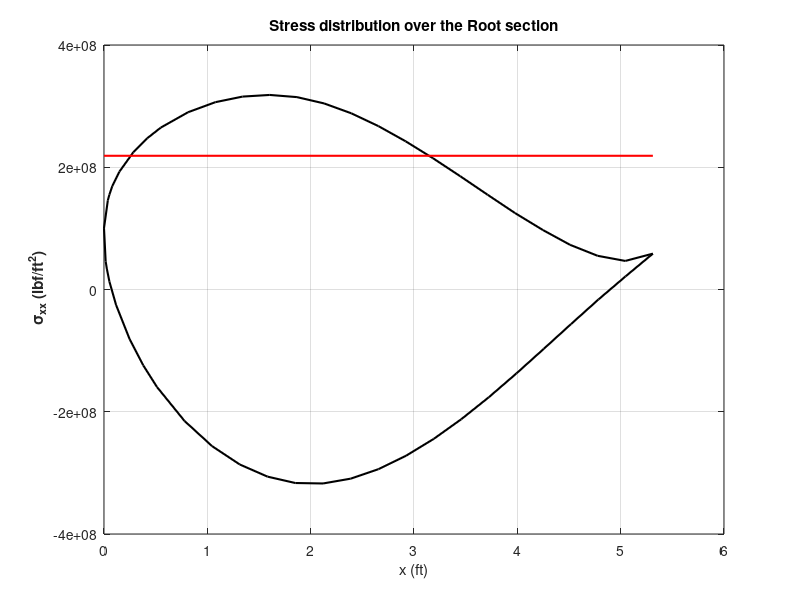

Write the MATLAB code that produced this figure. (Note: this script raises an error after producing the figure.)
clc; clear all;
%%
load('loads.mat') ;
a=load('n63415-il.dat') ;
c=1.6190 ;
z=-a(:,1)*c*3.28084*0.01;
y= a(:,2)*c*3.28084*0.01;
spar1_ytop=0.1517*3.28084;
spar1_ybot=-0.08855*3.28084;
spar1_z=-0.3*c*3.28084;
spar2_ytop=0.09546*3.28084;
spar2_ybot=-0.031975*3.28084;
spar2_z=-0.7*c*3.28084;
b1=0.10*(spar1_ytop-spar1_ybot);
b2=0.10*(spar2_ytop-spar2_ybot);
%% thicknesses and Modulus
tw=0.004*3.28084; %ft
tf=tw/2; % ft
tsc=5*0.002*3.28084; %ft
hw1=(spar1_ytop-spar1_ybot-2*(tf+tsc));
hw2=(spar2_ytop-spar2_ybot-2*(tf+tsc));
E_al= 1.5351*10^9*32.1522; % lbf/ft^2 
E_steel= 4.2*10^9*32.1522; % lbf/ft^2 
E_star=E_steel/E_al;
ybar=[(spar1_ytop+spar1_ybot)/2,(spar2_ytop+spar2_ybot)/2];
zbar=[spar1_z,spar2_z];
%% Areas of individual parts
A1=[b1*tsc,b1*tsc,b1*tf,b1*tf,tw*hw1];
A2=[b2*tsc,b2*tsc,b2*tf,b2*tf,tw*hw2];
E=[E_steel,E_steel,E_al,E_al,E_al];
E_star_spar= (1/E_al).*E ;

%% finding spar centroid
A_star_i=[dot(A1,E_star_spar),dot(A2,E_star_spar)];
Sigma_A_star = sum(A_star_i) ;
y_cent= dot(A_star_i,ybar)/Sigma_A_star ;
z_cent= dot(A_star_i,zbar)/Sigma_A_star;


%% Finding Moment of Inertia for spars
Izz1=2*((E_star*(b1*tsc^3/12))+(A1(1)*E_star*((tsc+2*tf+hw1)/2)^2))+ 2*(((b1*tf^3/12))+(A1(3)*((tw/4)+(hw1/2))^2))+ (tw*hw1^3/12);
Iyy1=2*E_star*(tsc*b1^3/12)+2*(tf*b1^3/12)+ (hw1*tw^3/12);
Izz2=2*((E_star*(b2*tsc^3/12))+(A2(1)*E_star*((tsc+2*tf+hw1)/2)^2))+ 2*(((b2*tf^3/12))+(A2(3)*((tw/4)+(hw2/2))^2))+ (tw*hw2^3/12);
Iyy2=2*E_star*(tsc*b2^3/12)+2*(tf*b2^3/12)+ (hw2*tw^3/12);


%% total MOI stringers + spars
Iyy_total=Iyy1+ (A_star_i(1))*(zbar(1)-z_cent)^2 + Iyy2+ (A_star_i(2))*(zbar(2)-z_cent)^2  ;
Izz_total=Izz1+ (A_star_i(1))*(ybar(1)-y_cent)^2 + Izz2+ (A_star_i(2))*(ybar(2)-y_cent)^2  ;    
Iyz_total=((A_star_i(1))*(ybar(1)-y_cent)*(zbar(1)-z_cent) + (A_star_i(2))*(zbar(2)-z_cent)*(ybar(2)-y_cent)) ;
%% finding V_xx, W_xx
A=[-E_al*Iyz_total,-E_al*Iyy_total ; E_al*Izz_total,E_al*Iyz_total];
M=[M_y_due_to_D(1),M_z_due_to_L(1)];
%M=[855620,7376500]
v=A\M';
%% finding sigma_xx
F_S = 1.5 ;
epsilon_xx= (-(y-y_cent)*v(1)-(z-z_cent)*v(2));  %conversion from meter to feet
sigma_xx= F_S*E_al*epsilon_xx;  %% in lbf/ft^2
sigma_yield= 32.1522.*[6804000,6804000]; %32.1522 %lbf/ft^2 
z1=[-5.3117,0];

width_val = 1.5 ;
figure(5)
plot(-z,sigma_xx,'k','linewidth',width_val)
hold on ; 
plot(-z1,sigma_yield,'r','linewidth',width_val);
title('Stress distribution over the Root section');
xlabel('x (ft)');
ylabel('\bf \sigma_{xx} (lbf/ft^2)');
grid on
ax = gca;
ax.FontSize = 14;
ax.XAxis.LineWidth = 1.2;
ax.YAxis.LineWidth = 1.2;
